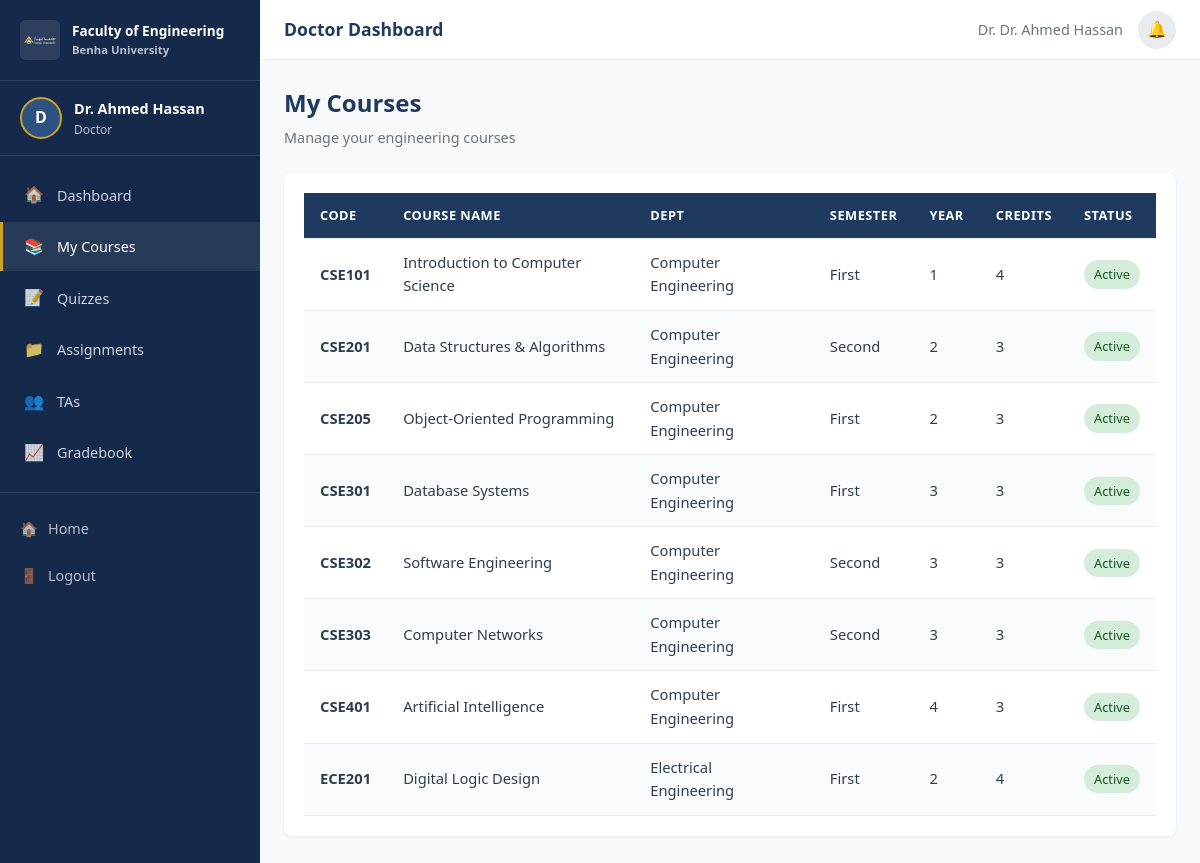
Page /doctor/dashboard.php?section=courses (signed in) on the committed database.
### tables this page shows
CREATE TABLE `users` (
  `id` int(11) NOT NULL,
  `username` varchar(50) NOT NULL,
  `email` varchar(100) NOT NULL,
  `password_hash` varchar(255) NOT NULL,
  `full_name` varchar(100) NOT NULL,
  `role_id` int(11) NOT NULL,
  `avatar` varchar(255) DEFAULT NULL,
  `phone` varchar(20) DEFAULT NULL,
  `department` varchar(100) DEFAULT NULL,
  `is_active` tinyint(1) DEFAULT 1,
  `last_login` datetime DEFAULT NULL,
  `created_at` timestamp NOT NULL DEFAULT current_timestamp(),
  `updated_at` timestamp NOT NULL DEFAULT current_timestamp() ON UPDATE current_timestamp()
);

CREATE TABLE `roles` (
  `id` int(11) NOT NULL,
  `role_name` varchar(20) NOT NULL,
  `display_name` varchar(50) NOT NULL,
  `description` text DEFAULT NULL,
  `created_at` timestamp NOT NULL DEFAULT current_timestamp()
);

CREATE TABLE `courses` (
  `id` int(11) NOT NULL,
  `course_code` varchar(20) NOT NULL,
  `course_name` varchar(200) NOT NULL,
  `description` text DEFAULT NULL,
  `department` varchar(100) NOT NULL,
  `semester` varchar(20) NOT NULL,
  `year` int(11) NOT NULL,
  `credit_hours` int(11) DEFAULT 3,
  `is_active` tinyint(1) DEFAULT 1,
  `created_by` int(11) NOT NULL,
  `created_at` timestamp NOT NULL DEFAULT current_timestamp(),
  `updated_at` timestamp NOT NULL DEFAULT current_timestamp() ON UPDATE current_timestamp()
);

### includes/functions.php (called while the page is built, shortened)
<?php
require_once __DIR__ . '/db.php';
require_once __DIR__ . '/db.php';
function isLoggedIn() {
    return isset($_SESSION['user_id']) && !empty($_SESSION['user_id']);
}
function getCurrentUser() {
    try {
        $db = Database::getInstance();
        $result = $db->query(
            "SELECT u.*, r.role_name, r.display_name as role_display
             FROM users u
             JOIN roles r ON u.role_id = r.id
             WHERE u.id = ? AND u.is_active = 1",
            [$_SESSION['user_id']]
        )->fetch();
        return $result ?: null;
    } catch (Exception $e) {
        return null;
    }
}

### includes/db.php (called while the page is built, shortened)
<?php
$db_config = [
    'host' => 'localhost',
    'database' => 'benha_engineering',
    'username' => 'root',
    'password' => '',
    'charset' => 'utf8mb4',
    'collation' => 'utf8mb4_unicode_ci'
];
class Database {
    private static $instance = null;
    private $pdo;
    private $stmt;
    private function __construct() {
        global $db_config;
        try {
            $dsn = "mysql:host={$db_config['host']};dbname={$db_config['database']};charset={$db_config['charset']}";
            $tz = new DateTimeZone('Africa/Cairo');
            $dt = new DateTime('now', $tz);
            $offset = $dt->format('P');
            $options = [
                PDO::ATTR_ERRMODE => PDO::ERRMODE_EXCEPTION,
                PDO::ATTR_DEFAULT_FETCH_MODE => PDO::FETCH_ASSOC,
                PDO::ATTR_EMULATE_PREPARES => false,
                PDO::MYSQL_ATTR_INIT_COMMAND => "SET NAMES {$db_config['charset']} COLLATE {$db_config['collation']}; SET time_zone = '{$offset}'; SET SESSION sql_mode = 'STRICT_TRANS_TABLES,NO_ZERO_IN_DATE,NO_ZERO_DATE,ERROR_FOR_DIVISION_BY_ZERO,NO_ENGINE_SUBSTITUTION';"
            ];
            $this->pdo = new PDO($dsn, $db_config['username'], $db_config['password'], $options);
        } catch (PDOException $e) {
            error_log("Database Connection Error: " . $e->getMessage());
            die("Database connection failed. Please contact the administrator.");
        }
    }
    public static function getInstance() {
        if (self::$instance === null) {
            self::$instance = new self();
        }
        return self::$instance;
    }
    public function query($sql, $params = []) {
        $this->stmt = $this->pdo->prepare($sql);
        $this->stmt->execute($params);
        return $this;
    }
    public function fetchAll() {
        return $this->stmt->fetchAll();
    }
    public function fetch() {
        return $this->stmt->fetch();
    }
}

### doctor/dashboard.php (the view, shortened to what this page needs)
<?php
require_once __DIR__ . '/../includes/functions.php';
$db = Database::getInstance();
$user = getCurrentUser();
$myCourses = $db->query(
    "SELECT c.* FROM courses c
     JOIN course_doctors cd ON c.id = cd.course_id
     WHERE cd.doctor_id = ? AND c.is_active = 1
     ORDER BY c.course_code",
    [$user['id']]
)->fetchAll();
?>
<!DOCTYPE html>
<html lang="en">
<head>
    <link rel="stylesheet" href="/assets/css/style.css">
</head>
<body>
    <div class="dashboard-wrapper">
        <?php include __DIR__ . '/../includes/sidebar.php'; ?>
        <div class="main-content">
            <div class="topbar">
                <div class="topbar-left">
                    <h2 class="topbar-title">Doctor Dashboard</h2>
                </div>
                <div class="topbar-right" style="display: flex; align-items: center; gap: 15px;">
                    <span style="color: var(--gray); font-size: 0.9rem;">Dr. <?= htmlspecialchars($user['full_name']) ?></span>
                    <div class="notification-wrapper" style="position: relative; display: inline-block;">
                        <button class="topbar-icon-btn" id="notificationBtn">
                            &#128276; <span class="notification-badge" id="notificationCount" style="display:none;">0</span>
                        </button>
                    </div>
                </div>
            </div>
            <div class="content-wrapper">
                <?php if ($section === 'courses'): ?>
                    <div class="page-header">
                        <h1 class="page-title">My Courses</h1>
                        <p class="page-subtitle">Manage your engineering courses</p>
                    </div>
                    <div class="card">
                        <div class="card-body">
                            <div class="table-container">
                                <table class="data-table">
                                    <thead>
                                        <tr>
                                            <th>Code</th>
                                            <th>Course Name</th>
                                            <th>Dept</th>
                                            <th>Semester</th>
                                            <th>Year</th>
                                            <th>Credits</th>
                                            <th>Status</th>
                                        </tr>
                                    </thead>
                                    <tbody>
                                        <?php foreach ($myCourses as $c): ?>
                                            <tr>
                                                <td><strong><?= htmlspecialchars($c['course_code']) ?></strong></td>
                                                <td><?= htmlspecialchars($c['course_name']) ?></td>
                                                <td><?= htmlspecialchars($c['department']) ?></td>
                                                <td><?= htmlspecialchars($c['semester']) ?></td>
                                                <td><?= $c['year'] ?></td>
                                                <td><?= $c['credit_hours'] ?></td>
                                                <td><?= $c['is_active'] ? '<span class="badge badge-success">Active</span>' : '<span class="badge badge-danger">Inactive</span>' ?></td>
                                            </tr>
                                        <?php endforeach; ?>
                                    </tbody>
                                </table>
                            </div>
                        </div>
                    </div>
                <?php endif; ?>
            </div>
        </div>
    </div>
</body>
</html>

### includes/sidebar.php (shortened to what this page needs)
<?php
$user = getCurrentUser();
$role = $user['role_name'];
$items = $navItems[$role] ?? [];
$section = $_GET['section'] ?? 'dashboard';
?>
<aside class="sidebar" id="sidebar">
    <div class="sidebar-brand">
  <img src="/assets/images/BU_EN_LogoN.png" alt="Benha University" class="sidebar-brand-logo">
        <div class="sidebar-brand-text">
            Faculty of Engineering<br>
            <small style="opacity:0.7">Benha University</small>
        </div>
    </div>
    <div class="sidebar-user">
        <div class="sidebar-user-avatar">
            <?= strtoupper(substr($user['full_name'], 0, 1)) ?>
        </div>
        <div class="sidebar-user-info">
            <div class="sidebar-user-name"><?= htmlspecialchars($user['full_name']) ?></div>
            <div class="sidebar-user-role"><?= htmlspecialchars($user['role_display'] ?? 'Student') ?></div>
        </div>
    </div>
    <ul class="sidebar-nav">
        <?php foreach ($items as $item):
            $isActive = $section === $item['page'];
        ?>
        <li class="sidebar-nav-item">
            <a href="<?= $item['link'] ?>" class="sidebar-nav-link <?= $isActive ? 'active' : '' ?>">
                <span class="sidebar-nav-icon"><?= $item['icon'] ?></span>
                <?= $item['label'] ?>
            </a>
        </li>
        <?php endforeach; ?>
    </ul>
    <div class="sidebar-footer">
        <a href="/" class="sidebar-logout" style="margin-bottom: 8px;">
            <span>&#127968;</span> Home
        </a>
        <a href="/logout.php" class="sidebar-logout">
            <span>&#128682;</span> Logout
        </a>
    </div>
</aside>

### rows in the picture
users: full_name "D", full_name "Dr. Ahmed Hassan", role.display_name "Doctor"
courses: course_code "CSE101", course_name "Introduction to Computer Science", department "Computer Engineering", semester "First", year "1", credit_hours "4", is_active "Active"
courses: course_code "CSE201", course_name "Data Structures & Algorithms", department "Computer Engineering", semester "Second", year "2", credit_hours "3", is_active "Active"
courses: course_code "CSE205", course_name "Object-Oriented Programming", department "Computer Engineering", semester "First", year "2", credit_hours "3", is_active "Active"
courses: course_code "CSE301", course_name "Database Systems", department "Computer Engineering", semester "First", year "3", credit_hours "3", is_active "Active"
courses: course_code "CSE302", course_name "Software Engineering", department "Computer Engineering", semester "Second", year "3", credit_hours "3", is_active "Active"
courses: course_code "CSE303", course_name "Computer Networks", department "Computer Engineering", semester "Second", year "3", credit_hours "3", is_active "Active"
courses: course_code "CSE401", course_name "Artificial Intelligence", department "Computer Engineering", semester "First", year "4", credit_hours "3", is_active "Active"
courses: course_code "ECE201", course_name "Digital Logic Design", department "Electrical Engineering", semester "First", year "2", credit_hours "4", is_active "Active"

### other values in the picture
$item['icon'] "🏠"
$item['label'] "Dashboard"
$item['icon'] "📚"
$item['label'] "My Courses"
$item['icon'] "📝"
$item['label'] "Quizzes"
$item['icon'] "📁"
$item['label'] "Assignments"
$item['icon'] "👥"
$item['label'] "TAs"
$item['icon'] "📈"
$item['label'] "Gradebook"
